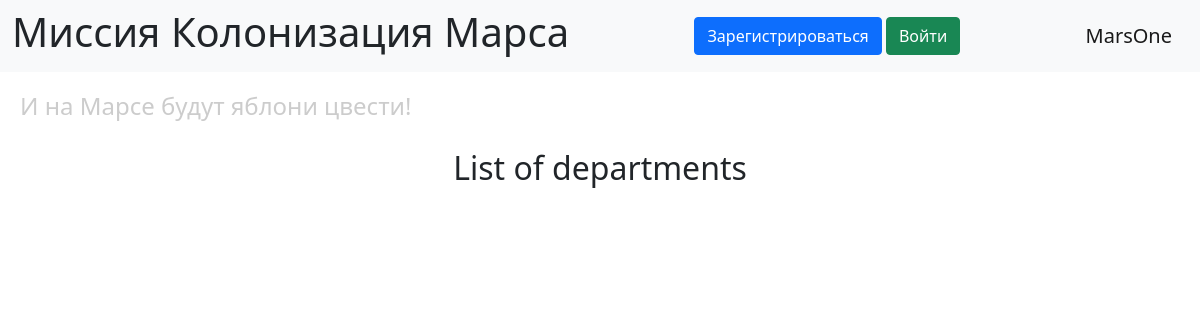
/departments, run on an earlier commit of the app's database.
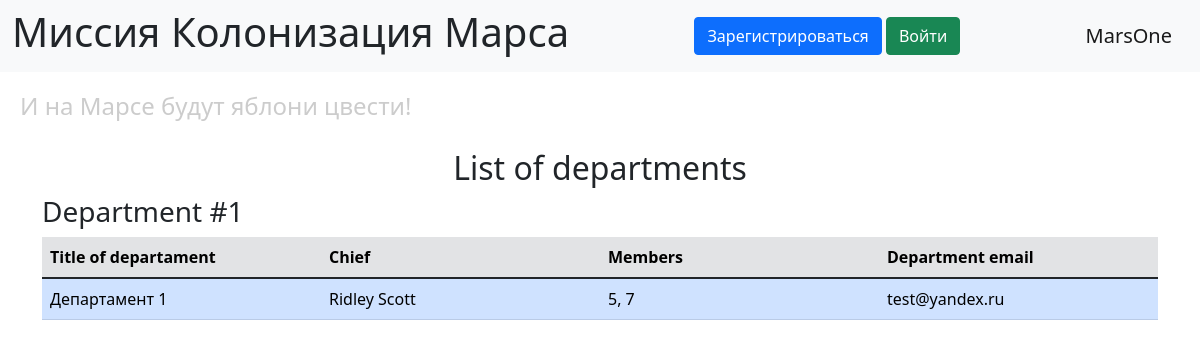
And on a later commit of the database.
### data/departments.py (models this page shows, shortened)
class Department(SqlAlchemyBase):  # SqlAlchemyBase Доступно в задании
    __tablename__ = 'departments'
    id = sa.Column(sa.Integer, primary_key=True, autoincrement=True)
    title = sa.Column(sa.String)
    chief_id = sa.Column(sa.Integer, sa.ForeignKey('users.id'))
    chief = orm.relationship("User")
    members = sa.Column(sa.String)
    email = sa.Column(sa.String, unique=True)

### data/users.py (models this page shows, shortened)
class User(SqlAlchemyBase, UserMixin):
    __tablename__ = 'users'
    id = sa.Column(sa.Integer, primary_key=True, autoincrement=True)
    surname = sa.Column(sa.String)
    name = sa.Column(sa.String)
    age = sa.Column(sa.Integer)
    position = sa.Column(sa.String)
    speciality = sa.Column(sa.String)
    address = sa.Column(sa.String)
    email = sa.Column(sa.String, unique=True)
    hashed_password = sa.Column(sa.String)
    modified_date = sa.Column(sa.DateTime, default=datetime.now)

### main.py (the view)
@app.route("/departments")
def departments_list():
    db_sess = db_session.create_session()
    departments = db_sess.query(Department).all()
    return render_template("departments_list.html", departments=departments)

### data/db_session.py (called while the page is built)
def create_session() -> Session:
    global __factory
    return __factory()

### templates/departments_list.html (shortened to what this page needs)
{% extends 'base.html' %}
{% block content %}
<h2 align="center">List of departments</h2>
{% for department in departments %}
<div class="mb-3 job">
    <h3>Department #{{ department.id }}</h3>
    <table class="table works mb-1" style="table-layout: fixed;">
        <thead class="table-secondary">
        <tr>
            {% for header in ["Title of departament", "Chief", "Members", "Department email"] %}
            <th scope="col" class="col-md-auto">{{ header }}</th>
            {% endfor %}
        </tr>
        </thead>
        <tbody>
        <tr class="align-middle">
            <td class="table-primary">{{ department.title }}</td>
            <td class="table-primary">{{ department.chief.name }} {{ department.chief.surname }}</td>
            <td class="table-primary">{{ department.members }}</td>
            <td class="table-primary">{{ department.email }}</td>
        </tr>
        </tbody>
    </table>
</div>
{% endfor %}
{% endblock %}

### templates/base.html (shortened to what this page needs)
<!doctype html>
<html lang="en">
<head>
    <link href="https://cdn.jsdelivr.net/npm/bootstrap@5.1.3/dist/css/bootstrap.min.css"
          rel="stylesheet"
>
    <link rel="stylesheet" href="{{ url_for('static', filename='css/style.css') }}">
</head>
<body>
<header>
    <nav class="navbar navbar-light bg-light">
        <div class="container-fluid">
            <h1>Миссия Колонизация Марса</h1>
            {% if current_user.is_authenticated %}
                <a class="navbar-brand" href="/logout">{{ current_user.name }}</a>
            {% else %}
                <div>
                    <a class="btn btn-primary " href="/register">Зарегистрироваться</a>
                    <a class="btn btn-success" href="/login">Войти</a>
                </div>
            {% endif %}
            <a class="navbar-brand" href="#">MarsOne</a>
        </div>
    </nav>
    <h4>И на Марсе будут яблони цвести!</h4>
</header>
<main role="main" class="container">
    {% block content %}{% endblock %}
</main>
</body>
</html>

### static/css/style.css (style rules this page uses)
h4 { color: #cccccc; padding: 20px; }

What changed in the data, as far as the page shows it:
added Department: id "1", header "Title of departament" "Chief" "Members" "Department email", title "Департамент 1", chief.name "Ridley", chief.surname "Scott", members "5, 7", email "test@yandex.ru"
